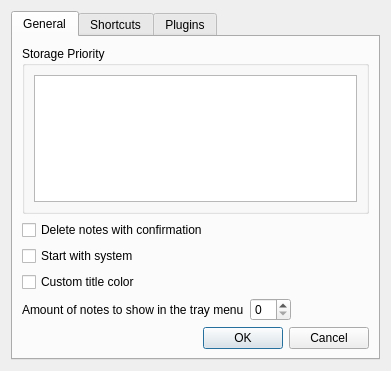
<?xml version="1.0" encoding="UTF-8"?>
<ui version="4.0">
 <class>OptionsDlg</class>
 <widget class="QDialog" name="OptionsDlg">
  <property name="geometry">
   <rect>
    <x>0</x>
    <y>0</y>
    <width>391</width>
    <height>371</height>
   </rect>
  </property>
  <property name="windowTitle">
   <string>QtNote Options</string>
  </property>
  <property name="windowIcon">
   <iconset resource="main.qrc">
    <normaloff>:/icons/options</normaloff>:/icons/options</iconset>
  </property>
  <layout class="QVBoxLayout" name="verticalLayout">
   <item>
    <widget class="QTabWidget" name="tabGeneral">
     <property name="currentIndex">
      <number>0</number>
     </property>
     <widget class="QWidget" name="general">
      <attribute name="title">
       <string>General</string>
      </attribute>
      <layout class="QVBoxLayout" name="verticalLayout_3">
       <item>
        <widget class="QGroupBox" name="groupBox">
         <property name="title">
          <string>Storage Priority</string>
         </property>
         <layout class="QVBoxLayout" name="verticalLayout_2">
          <item>
           <widget class="QListView" name="priorityView">
            <property name="dragDropMode">
             <enum>QAbstractItemView::InternalMove</enum>
            </property>
            <property name="movement">
             <enum>QListView::Snap</enum>
            </property>
           </widget>
          </item>
         </layout>
        </widget>
       </item>
       <item>
        <widget class="QCheckBox" name="ckAskDel">
         <property name="text">
          <string>Delete notes with confirmation</string>
         </property>
        </widget>
       </item>
       <item>
        <widget class="QCheckBox" name="ckAutostart">
         <property name="text">
          <string>Start with system</string>
         </property>
        </widget>
       </item>
       <item>
        <layout class="QHBoxLayout" name="horizontalLayout_2">
         <item>
          <widget class="QCheckBox" name="ckTitleColor">
           <property name="text">
            <string>Custom title color</string>
           </property>
          </widget>
         </item>
         <item>
          <spacer name="horizontalSpacer_2">
           <property name="orientation">
            <enum>Qt::Horizontal</enum>
           </property>
           <property name="sizeHint" stdset="0">
            <size>
             <width>40</width>
             <height>20</height>
            </size>
           </property>
          </spacer>
         </item>
         <item>
          <widget class="QtNote::ColorButton" name="wTitleColor" native="true"/>
         </item>
        </layout>
       </item>
       <item>
        <layout class="QHBoxLayout" name="horizontalLayout">
         <item>
          <widget class="QLabel" name="label">
           <property name="text">
            <string>Amount of notes to show in the tray menu</string>
           </property>
          </widget>
         </item>
         <item>
          <widget class="QSpinBox" name="spMenuNotesAmount"/>
         </item>
         <item>
          <spacer name="horizontalSpacer">
           <property name="orientation">
            <enum>Qt::Horizontal</enum>
           </property>
           <property name="sizeHint" stdset="0">
            <size>
             <width>40</width>
             <height>20</height>
            </size>
           </property>
          </spacer>
         </item>
        </layout>
       </item>
       <item>
        <widget class="QDialogButtonBox" name="buttonBox">
         <property name="orientation">
          <enum>Qt::Horizontal</enum>
         </property>
         <property name="standardButtons">
          <set>QDialogButtonBox::Cancel|QDialogButtonBox::Ok</set>
         </property>
        </widget>
       </item>
      </layout>
     </widget>
     <widget class="QWidget" name="shortcuts">
      <attribute name="title">
       <string>Shortcuts</string>
      </attribute>
      <layout class="QVBoxLayout" name="verticalLayout_5">
       <item>
        <widget class="QGroupBox" name="gbShortcuts">
         <property name="title">
          <string>Shortcuts</string>
         </property>
         <layout class="QFormLayout" name="formLayout">
          <property name="fieldGrowthPolicy">
           <enum>QFormLayout::AllNonFixedFieldsGrow</enum>
          </property>
         </layout>
        </widget>
       </item>
      </layout>
     </widget>
     <widget class="QWidget" name="plugins">
      <attribute name="title">
       <string>Plugins</string>
      </attribute>
      <layout class="QVBoxLayout" name="verticalLayout_4"/>
     </widget>
    </widget>
   </item>
  </layout>
 </widget>
 <customwidgets>
  <customwidget>
   <class>QtNote::ColorButton</class>
   <extends>QWidget</extends>
   <header>colorbutton.h</header>
   <container>1</container>
  </customwidget>
 </customwidgets>
 <tabstops>
  <tabstop>priorityView</tabstop>
 </tabstops>
 <resources>
  <include location="main.qrc"/>
 </resources>
 <connections>
  <connection>
   <sender>buttonBox</sender>
   <signal>accepted()</signal>
   <receiver>OptionsDlg</receiver>
   <slot>accept()</slot>
   <hints>
    <hint type="sourcelabel">
     <x>257</x>
     <y>198</y>
    </hint>
    <hint type="destinationlabel">
     <x>157</x>
     <y>274</y>
    </hint>
   </hints>
  </connection>
  <connection>
   <sender>buttonBox</sender>
   <signal>rejected()</signal>
   <receiver>OptionsDlg</receiver>
   <slot>reject()</slot>
   <hints>
    <hint type="sourcelabel">
     <x>300</x>
     <y>198</y>
    </hint>
    <hint type="destinationlabel">
     <x>286</x>
     <y>274</y>
    </hint>
   </hints>
  </connection>
 </connections>
</ui>
